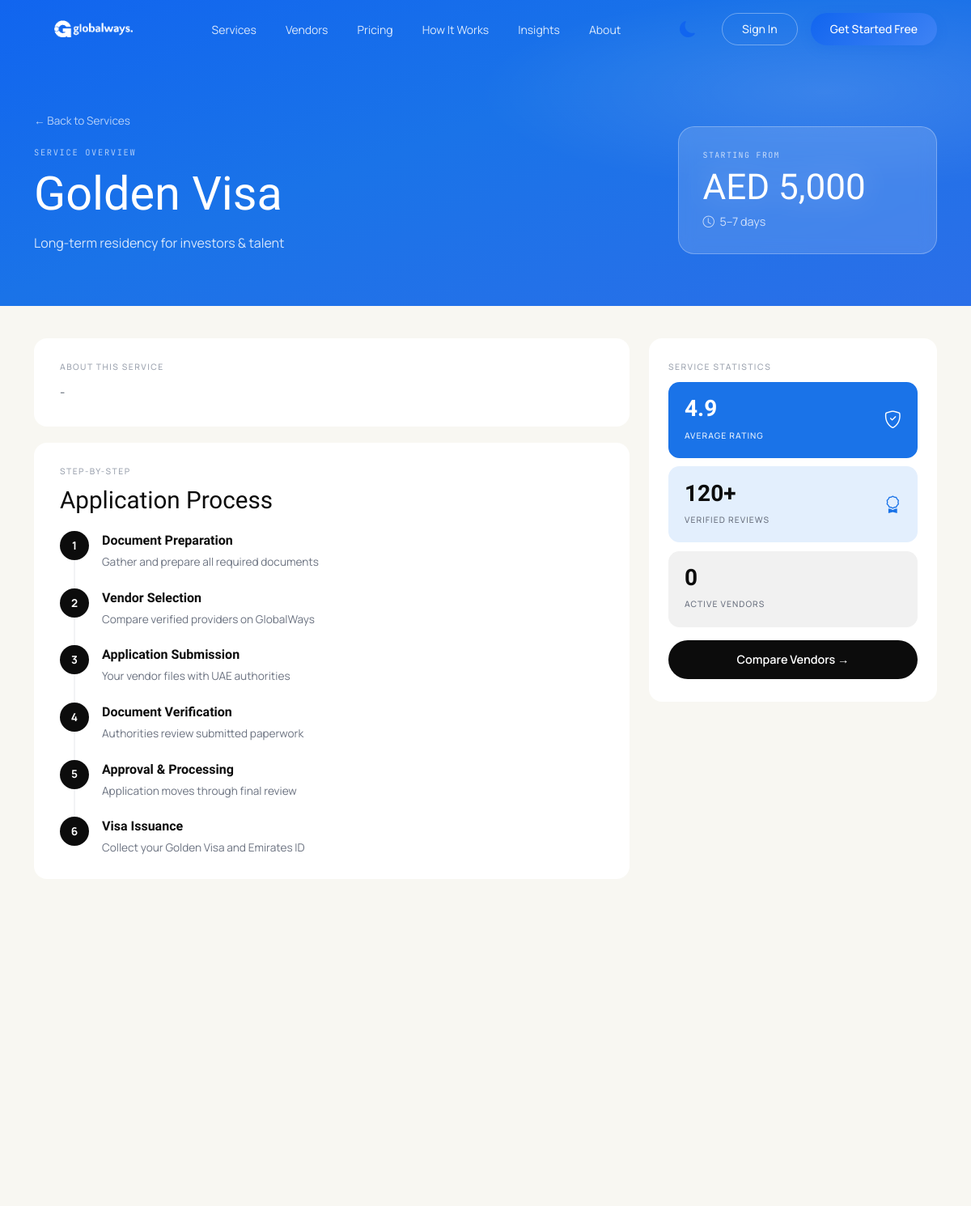
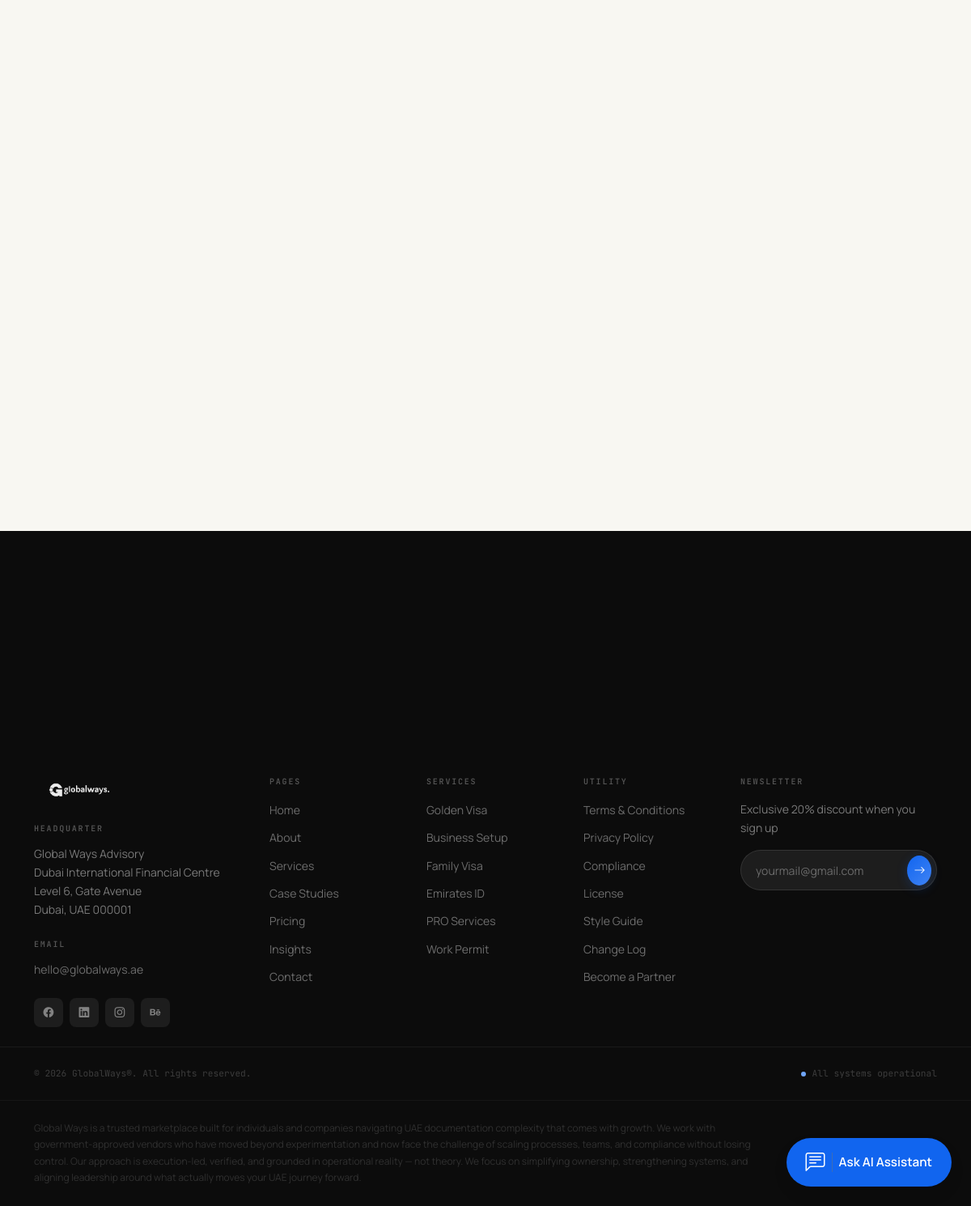
The app's page /service-detail.php with its own data (2 pictures, top to bottom).
### tables this page shows
CREATE TABLE `menu_items` (
  `id` int(10) unsigned NOT NULL AUTO_INCREMENT,
  `menu_id` int(10) unsigned NOT NULL,
  `parent_id` int(10) unsigned DEFAULT NULL,
  `title` varchar(150) NOT NULL,
  `url` varchar(255) NOT NULL,
  `sort_order` int(11) DEFAULT 0,
  PRIMARY KEY (`id`),
  KEY `idx_menu_id` (`menu_id`),
  CONSTRAINT `fk_menu_items_menu` FOREIGN KEY (`menu_id`) REFERENCES `menus` (`id`) ON DELETE CASCADE
);

CREATE TABLE `services` (
  `id` int(10) unsigned NOT NULL AUTO_INCREMENT,
  `uuid` char(36) NOT NULL,
  `provider_id` int(10) unsigned DEFAULT NULL,
  `category_id` int(10) unsigned DEFAULT NULL,
  `title` varchar(191) NOT NULL,
  `slug` varchar(191) NOT NULL,
  `short_description` varchar(255) DEFAULT NULL,
  `description` text DEFAULT NULL,
  `price` decimal(10,2) DEFAULT NULL,
  `currency` varchar(10) DEFAULT 'USD',
  `duration_minutes` int(11) DEFAULT NULL,
  `images` longtext DEFAULT NULL CHECK (json_valid(`images`)),
  `status` enum('draft','published','archived') NOT NULL DEFAULT 'draft',
  `created_at` timestamp NULL DEFAULT current_timestamp(),
  `updated_at` timestamp NULL DEFAULT NULL ON UPDATE current_timestamp(),
  `rating_avg` decimal(4,2) DEFAULT NULL,
  `rating_count` int(10) unsigned DEFAULT 0,
  `icon_class` varchar(100) DEFAULT 'bi-award',
  `duration_text` varchar(100) DEFAULT '5–7 days',
  `master_service_id` int(10) unsigned DEFAULT NULL,
  PRIMARY KEY (`id`),
  UNIQUE KEY `uuid` (`uuid`),
  UNIQUE KEY `slug` (`slug`),
  KEY `idx_services_provider` (`provider_id`),
  KEY `idx_services_category` (`category_id`),
  KEY `idx_services_rating_count` (`rating_count`),
  KEY `idxservices_provider_status` (`provider_id`,`status`),
  KEY `fk_services_master_service` (`master_service_id`),
  CONSTRAINT `fk_services_category` FOREIGN KEY (`category_id`) REFERENCES `service_categories` (`id`) ON DELETE SET NULL ON UPDATE CASCADE,
  CONSTRAINT `fk_services_master_service` FOREIGN KEY (`master_service_id`) REFERENCES `services` (`id`) ON DELETE SET NULL ON UPDATE CASCADE,
  CONSTRAINT `fk_services_provider` FOREIGN KEY (`provider_id`) REFERENCES `providers` (`id`) ON DELETE CASCADE ON UPDATE CASCADE
);

### service-detail.php (the view, shortened to what the rows shown need)
<?php
require_once __DIR__ . '/lib/services_helpers.php';
$service = null;
if (!$service) {
    $res = $mysqli->query("SELECT s.*, c.name as category_name FROM services s LEFT JOIN service_categories c ON c.id = s.category_id WHERE s.status = 'published' LIMIT 1");
    if ($res && $res->num_rows > 0) {
        $service = service_find($res->fetch_assoc()['id']);
    }
}
$price_value = !empty($service['price']) ? htmlspecialchars($service['currency'] . ' ' . number_format($service['price'])) : 'Price on request';
$timeline_value = !empty($service['duration_minutes']) ? htmlspecialchars($service['duration_minutes'] . ' mins') : '5–7 days';
include __DIR__ . '/partials/frontend_header.php';
?>
  <main>
    <section class="sd-hero">
      <div class="container-xl">
        <div class="row align-items-end g-4">
          <div class="col-lg-7 fade-in">
            <a href="services.php" class="sd-back">← Back to Services</a>
            <p class="sd-kicker" id="serviceCategory"><?= htmlspecialchars($service['category_name'] ?? 'Service Overview') ?></p>
            <h1 class="sd-title font-serif" id="serviceTitle"><?= htmlspecialchars($service['title']) ?></h1>
            <p class="sd-desc" id="serviceDesc"><?= htmlspecialchars($service['short_description']) ?></p>
          </div>
          <div class="col-lg-5 fade-in">
            <div class="sd-price-card">
              <p class="sd-price-label">Starting From</p>
              <p class="sd-price-value font-serif" id="servicePrice"><?= $price_value ?></p>
              <p class="sd-price-time"><i class="bi bi-clock"></i> <span id="serviceTimeline"><?= $timeline_value ?></span></p>
            </div>
          </div>
        </div>
      </div>
    </section>
    <section class="sd-body">
      <div class="container-xl">
        <div class="row g-4">
          <div class="col-lg-8">
            <div class="sd-card fade-in">
              <p class="sd-section-kicker">About This Service</p>
              <p class="sd-card-text" id="serviceAbout"><?= nl2br(htmlspecialchars($service['description'])) ?></p>
            </div>
            <div class="sd-card fade-in">
              <h2 class="sd-card-title font-serif">Application Process</h2>
            </div>
          </div>
        </div>
      </div>
    </section>
  </main>
<?php include __DIR__ . '/partials/frontend_footer.php'; ?>

### partials/frontend_header.php (shortened to what the rows shown need)
<?php
require_once __DIR__ . '/../lib/permissions.php';
$header_items = [];
$h_res = $mysqli->query("SELECT mi.* FROM menu_items mi JOIN menus m ON m.id = mi.menu_id WHERE m.location = 'header' ORDER BY mi.sort_order ASC, mi.id ASC");
if ($h_res) {
    while ($row = $h_res->fetch_assoc()) {
        $header_items[] = $row;
    }
}
?>
<!DOCTYPE html>
<html lang="en">
<head>
  <link href="https://cdn.jsdelivr.net/npm/bootstrap@5.3.3/dist/css/bootstrap.min.css" rel="stylesheet">
  <link href="https://cdn.jsdelivr.net/npm/bootstrap-icons@1.11.3/font/bootstrap-icons.min.css" rel="stylesheet">
  <link href="css/globalways.css" rel="stylesheet">
</head>
<body>
  <nav class="navbar navbar-expand-lg gw-navbar fixed-top" id="gwNav">
    <div class="container-xl">
      <div class="collapse navbar-collapse" id="mainNav">
        <ul class="navbar-nav mx-auto mb-2 mb-lg-0 gap-lg-1">
          <?php foreach ($header_items as $item): ?>
            <li class="nav-item">
              <a class="nav-link" href="<?= htmlspecialchars($item['url']) ?>">
                <?= htmlspecialchars($item['title']) ?>
              </a>
            </li>
          <?php endforeach; ?>
        </ul>
      </div>
    </div>
  </nav>
  <div id="main-content-layout">

### partials/frontend_footer.php (shortened to what the rows shown need)
<?php
require_once __DIR__ . '/../lib/db_mysqli.php';
$footer_pages = [];
$res1 = $mysqli->query("SELECT mi.* FROM menu_items mi JOIN menus m ON m.id = mi.menu_id WHERE m.location = 'footer_pages' ORDER BY mi.sort_order ASC, mi.id ASC");
if ($res1) {
    while ($row = $res1->fetch_assoc()) $footer_pages[] = $row;
}
$footer_services = [];
$res2 = $mysqli->query("SELECT mi.* FROM menu_items mi JOIN menus m ON m.id = mi.menu_id WHERE m.location = 'footer_services' ORDER BY mi.sort_order ASC, mi.id ASC");
if ($res2) {
    while ($row = $res2->fetch_assoc()) $footer_services[] = $row;
}
$footer_utility = [];
$res3 = $mysqli->query("SELECT mi.* FROM menu_items mi JOIN menus m ON m.id = mi.menu_id WHERE m.location = 'footer_utility' ORDER BY mi.sort_order ASC, mi.id ASC");
if ($res3) {
    while ($row = $res3->fetch_assoc()) $footer_utility[] = $row;
}
?>
  </div>
  <footer class="gw-footer">
  <div class="container-xl pt-5 pb-4">
    <div class="row g-4 g-lg-5">
      <div class="col-6 col-lg-2">
        <ul class="list-unstyled footer-links">
          <?php foreach ($footer_pages as $item): ?>
            <li><a href="<?= htmlspecialchars($item['url']) ?>"><?= htmlspecialchars($item['title']) ?></a></li>
          <?php endforeach; ?>
        </ul>
      </div>
      <div class="col-6 col-lg-2">
        <ul class="list-unstyled footer-links">
          <?php foreach ($footer_services as $item): ?>
            <li><a href="<?= htmlspecialchars($item['url']) ?>"><?= htmlspecialchars($item['title']) ?></a></li>
          <?php endforeach; ?>
        </ul>
      </div>
      <div class="col-6 col-lg-2">
        <ul class="list-unstyled footer-links">
          <?php foreach ($footer_utility as $item): ?>
            <li><a href="<?= htmlspecialchars($item['url']) ?>"><?= htmlspecialchars($item['title']) ?></a></li>
          <?php endforeach; ?>
        </ul>
      </div>
    </div>
  </div>
</footer>
</body>
</html>

### records on screen
menu_items: title "Services"
menu_items: title "Vendors"
menu_items: title "Pricing"
menu_items: title "How It Works"
menu_items: title "Insights"
menu_items: title "About"
services: id "SERVICE OVERVIEW", id "Golden Visa", id "Long-term residency for investors & talent", id "AED 5,000", id "-"
menu_items: title "Home"
menu_items: title "About"
menu_items: title "Services"
menu_items: title "Case Studies"
menu_items: title "Pricing"
menu_items: title "Insights"
menu_items: title "Contact"
menu_items: title "Golden Visa"
menu_items: title "Business Setup"
menu_items: title "Family Visa"
menu_items: title "Emirates ID"
menu_items: title "PRO Services"
menu_items: title "Work Permit"
menu_items: title "Terms & Conditions"
menu_items: title "Privacy Policy"
menu_items: title "Compliance"
menu_items: title "License"
menu_items: title "Style Guide"
menu_items: title "Change Log"
menu_items: title "Become a Partner"

### other values on screen
$timeline_value "5–7 days"
$step[0] "Document Preparation"
$step[1] "Gather and prepare all required documents"
$step[0] "Vendor Selection"
$step[1] "Compare verified providers on GlobalWays"
$step[0] "Application Submission"
$step[1] "Your vendor files with UAE authorities"
$step[0] "Document Verification"
$step[1] "Authorities review submitted paperwork"
$step[0] "Approval & Processing"
$step[1] "Application moves through final review"
$step[0] "Visa Issuance"
$step[1] "Collect your Golden Visa and Emirates ID"
count($top_vendors) "0"
$footer_settings['contact_address'] "Global Ways Advisory Dubai International Financial Centre Level 6, Gate Avenue Dubai, UAE 000001"
